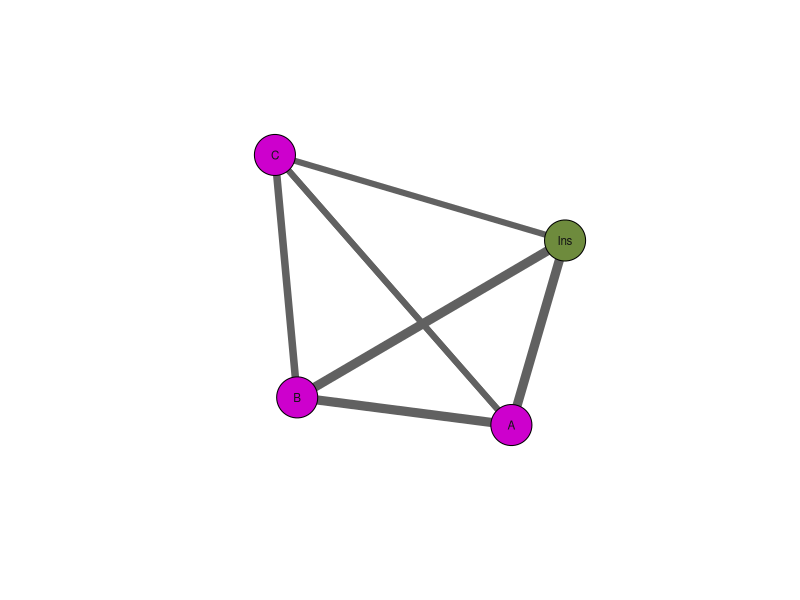
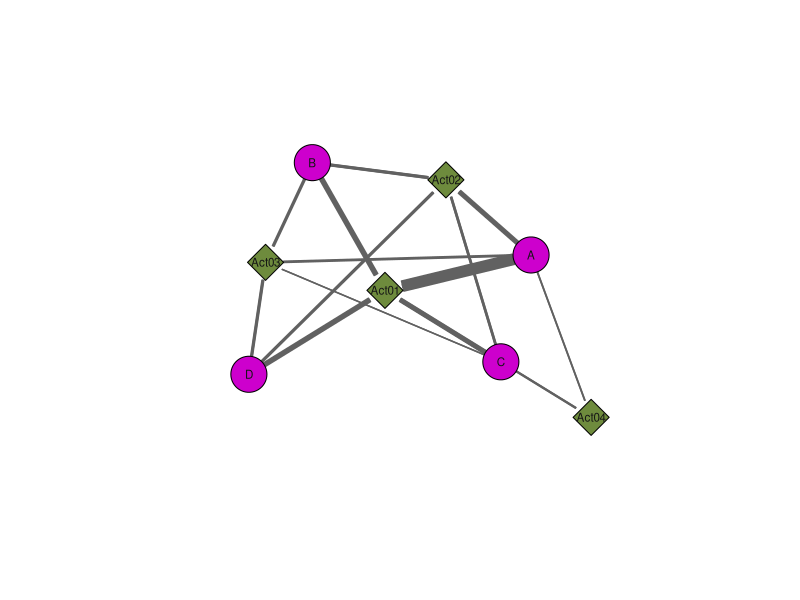
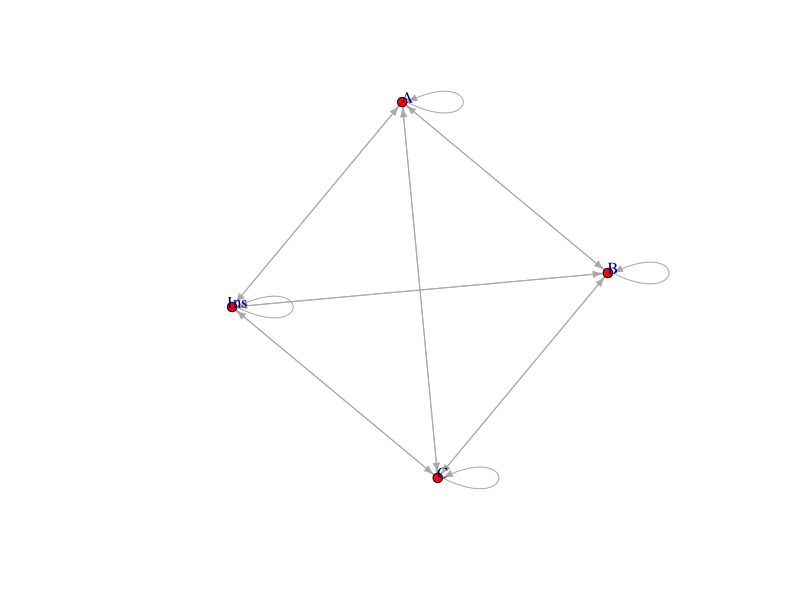

Write R code to recreate these figures, in order. (Note: this script raises an error after producing the figures.)
## ---- chunk 1
#don't forget to set working directory at the beginning setwd("/Users/lt/desktop")
require(sna)
# read data in
one_mode_mat<- as.matrix(read.csv("one_mode_ad_mat.csv", row.names=1))
colnames(one_mode_mat)=c("A","B","C","Ins")
rownames(one_mode_mat)=c("A","B","C","Ins")
one_mode_mat
# calculate degree
id<-degree(one_mode_mat,gmode="digraph",cmode="indegree")
od<-degree(one_mode_mat,gmode="digraph",cmode="outdegree")
# create color vector to show different colors for student and instructor
stu <- rep("magenta3", 3)
ins <- rep("darkolivegreen4", 1) # final one is the instructor
color <- c(stu, ins)
# plot one-mode network graph
gplot(one_mode_mat, gmode="graph", displaylabels=TRUE, 
      label.cex = 0.7, label.col = "gray8", label.pos = 5,
      vertex.cex=2, vertex.col = color, 
      edge.col = "gray38", edge.lwd=(id+od)/3)
## ---- chunk 2
require(sna)
two_mode_mat<- as.matrix(read.csv("two_mode_ad_mat.csv",row.names=1))
# create edge vector, saving participation frequency
edge<-c(two_mode_mat[,1],two_mode_mat[,2],two_mode_mat[,3],two_mode_mat[,4])
# create color vector to show different colors for people and activities
people <- rep("magenta3", 4)
activity <- rep("darkolivegreen4", 4)
color <- c(people, activity)
# plot two-mode network graph
gplot(two_mode_mat, gmode = "twomode", usearrows = F, displaylabels = T, 
      label.cex = 0.7, label.col = "gray8", label.pos = 5, 
      vertex.col = color, vertex.cex = 2,
      edge.col = "gray38", edge.lwd=edge/2,
      mode="fruchtermanreingold")
## ---- chunk 3
require(igraph)
require(reshape2)
# convert wide-format matrix to long-format edgelist by using melt function
one_mode_ed=melt(one_mode_mat)
# variable names
colnames(one_mode_ed)=c("participant01","participant02","frequency")
# convert edgelist to igraph format
one_mode_graph=graph_from_data_frame(one_mode_ed,directed=TRUE)
# plot with igraph, please refer to http://igraph.org/r/doc/plot.common.html for more details
plot(one_mode_graph,
     vertex.size=5,
     vertex.label.dist=0.5, vertex.color="red",edge.arrow.size = 0.5)
## ---- chunk 4
# use sna package to calculate node-level centralities, make sure input is in network format
node.centrality<-function(x){
           require(sna)
           central.nodes<-cbind(degree(x,cmode="indegree"), degree(x,cmode="outdegree"), betweenness(x,rescale=T),
                                closeness(x,cmode="directed",rescale=T))
           colnames(central.nodes)<-c("indegree","outdegree","betweenness","closeness")
           rownames(central.nodes)<-x%v%"vertex.names"
           
           list(central.nodes)
         }


# use igraph to calculate network-level measures, make sure input is in igraph format
network.measure<-function(x){
      require(igraph)
      graph.measure<-cbind(as.numeric(length(V(x))),
                        as.numeric(length(E(x))),
                        as.numeric(diameter(x)),
                        as.numeric(graph.density(x)),
                        as.numeric(reciprocity(x)),
                        as.numeric(transitivity(x)),
                        as.numeric(average.path.length(x, unconnected=FALSE)), # important
                        as.numeric(mean(graph.strength(x))))
  
                        colnames(graph.measure)<-c("nodes","edges","diameter",
                              "density","reciprocity","transitivity",
                              "average path length","average weighted degree")
                        rownames(graph.measure)<-"x"
                        list(graph.measure)
}
## ---- chunk 5
require(network)
one_mode_mat<- as.matrix(read.csv("one_mode_ad_mat.csv", row.names=1))
# use network format to use node.centrality function
one_mode_net=network(one_mode_mat)
node.centrality(one_mode_net)
# use igraph format within network.measure funciton
network.measure(one_mode_graph)
## ---- chunk 6
require(dplyr)
require(igraph)

sna_test=read.csv("sna_test.csv", head=TRUE)
sna_test1<-sna_test %>% mutate (group=ifelse(id1 %in% c("A","C","D"), "group 1",
                                  ifelse(id1 %in% c("B","E"),"group 2","group 3")))
sna_test2 <- sna_test1 %>% mutate(color=ifelse(group=="group 1","darkolivegreen4",
                                        ifelse(group=="group 2","magenta3","peachpuff4")))

sna_edges<-sna_test2 %>% select(id1,id2)

sna_graph <- graph_from_data_frame(sna_edges, directed = TRUE)

plot(sna_graph,
     vertex.label = sna_graph$id1,
     vertex.color = sna_test2$color, 
     vertex.frame.color = "gray", 
     vertex.label.color = "black", 
     vertex.label.cex = 0.8,
     edge.arrow.size = 0.5)
